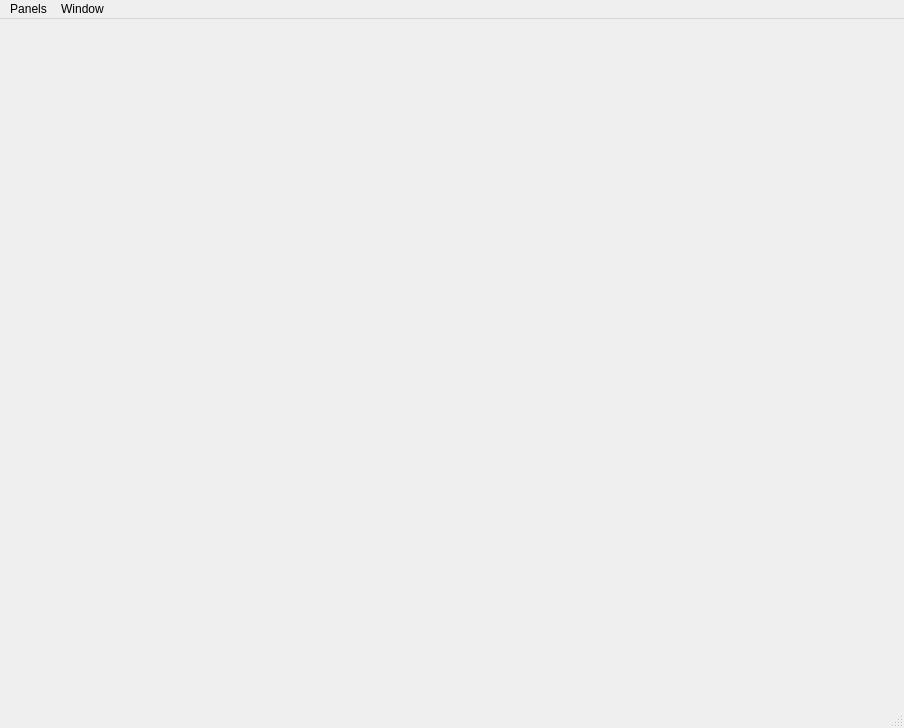
<?xml version="1.0" encoding="UTF-8"?>
<ui version="4.0">
 <class>MainWindow</class>
 <widget class="QMainWindow" name="MainWindow">
  <property name="geometry">
   <rect>
    <x>0</x>
    <y>0</y>
    <width>904</width>
    <height>728</height>
   </rect>
  </property>
  <property name="windowTitle">
   <string>Proto</string>
  </property>
  <property name="windowIcon">
   <iconset resource="resources.qrc">
    <normaloff>:/Icons/Icons/proto.svg</normaloff>:/Icons/Icons/proto.svg</iconset>
  </property>
  <property name="documentMode">
   <bool>false</bool>
  </property>
  <property name="dockNestingEnabled">
   <bool>true</bool>
  </property>
  <property name="dockOptions">
   <set>QMainWindow::AllowNestedDocks|QMainWindow::AllowTabbedDocks|QMainWindow::AnimatedDocks|QMainWindow::GroupedDragging</set>
  </property>
  <widget class="QWidget" name="centralwidget">
   <property name="sizeIncrement">
    <size>
     <width>1</width>
     <height>1</height>
    </size>
   </property>
   <layout class="QVBoxLayout" name="verticalLayout_4"/>
  </widget>
  <widget class="QStatusBar" name="statusbar"/>
  <widget class="QMenuBar" name="menuBar">
   <property name="geometry">
    <rect>
     <x>0</x>
     <y>0</y>
     <width>904</width>
     <height>21</height>
    </rect>
   </property>
   <widget class="QMenu" name="menuWindows">
    <property name="title">
     <string>Panels</string>
    </property>
   </widget>
   <widget class="QMenu" name="menuWindow">
    <property name="title">
     <string>Window</string>
    </property>
    <widget class="QMenu" name="menuIn_Foreground">
     <property name="title">
      <string>In Foreground</string>
     </property>
     <addaction name="ActionOnTopWhenConnected"/>
     <addaction name="ActionAlwaysOnTop"/>
     <addaction name="ActionNeverOnTop"/>
    </widget>
    <addaction name="menuIn_Foreground"/>
   </widget>
   <addaction name="menuWindows"/>
   <addaction name="menuWindow"/>
  </widget>
  <action name="ActionShowWindowLog">
   <property name="checkable">
    <bool>true</bool>
   </property>
   <property name="icon">
    <iconset resource="resources.qrc">
     <normaloff>:/Icons/Icons/proto.svg</normaloff>:/Icons/Icons/Log.svg</iconset>
   </property>
   <property name="text">
    <string>Log</string>
   </property>
  </action>
  <action name="ActionShowWindowMemory">
   <property name="checkable">
    <bool>true</bool>
   </property>
   <property name="icon">
    <iconset resource="resources.qrc">
     <normaloff>:/Icons/Icons/Memory.svg</normaloff>:/Icons/Icons/Memory.svg</iconset>
   </property>
   <property name="text">
    <string>Memory</string>
   </property>
  </action>
  <action name="ActionShowWindowInput">
   <property name="checkable">
    <bool>true</bool>
   </property>
   <property name="icon">
    <iconset resource="resources.qrc">
     <normaloff>:/Icons/Icons/InputActions.svg</normaloff>:/Icons/Icons/InputActions.svg</iconset>
   </property>
   <property name="text">
    <string>Input</string>
   </property>
  </action>
  <action name="ActionShowWindowCVar">
   <property name="checkable">
    <bool>true</bool>
   </property>
   <property name="icon">
    <iconset>
     <normaloff>:/GuiFoundation/Icons/CVar.svg</normaloff>:/GuiFoundation/Icons/CVar.svg</iconset>
   </property>
   <property name="text">
    <string>CVars</string>
   </property>
  </action>
  <action name="ActionShowWindowSubsystems">
   <property name="checkable">
    <bool>true</bool>
   </property>
   <property name="icon">
    <iconset resource="resources.qrc">
     <normaloff>:/Icons/Icons/Subsystem.svg</normaloff>:/Icons/Icons/Subsystem.svg</iconset>
   </property>
   <property name="text">
    <string>Subsystems</string>
   </property>
   <property name="toolTip">
    <string>Subsystems</string>
   </property>
  </action>
  <action name="ActionShowWindowFile">
   <property name="checkable">
    <bool>true</bool>
   </property>
   <property name="icon">
    <iconset resource="resources.qrc">
     <normaloff>:/Icons/Icons/File.svg</normaloff>:/Icons/Icons/File.svg</iconset>
   </property>
   <property name="text">
    <string>File Operations</string>
   </property>
  </action>
  <action name="ActionShowWindowPlugins">
   <property name="checkable">
    <bool>true</bool>
   </property>
   <property name="icon">
    <iconset resource="resources.qrc">
     <normaloff>:/Icons/Icons/Plugin.svg</normaloff>:/Icons/Icons/Plugin.svg</iconset>
   </property>
   <property name="text">
    <string>Plugins</string>
   </property>
  </action>
  <action name="ActionShowWindowGlobalEvents">
   <property name="checkable">
    <bool>true</bool>
   </property>
   <property name="icon">
    <iconset resource="resources.qrc">
     <normaloff>:/Icons/Icons/GlobalEvent.svg</normaloff>:/Icons/Icons/GlobalEvent.svg</iconset>
   </property>
   <property name="text">
    <string>Global Events</string>
   </property>
  </action>
  <action name="ActionShowWindowTime">
   <property name="checkable">
    <bool>true</bool>
   </property>
   <property name="icon">
    <iconset resource="resources.qrc">
     <normaloff>:/Icons/Icons/Time.svg</normaloff>:/Icons/Icons/Time.svg</iconset>
   </property>
   <property name="text">
    <string>Time</string>
   </property>
  </action>
  <action name="ActionOnTopWhenConnected">
   <property name="checkable">
    <bool>true</bool>
   </property>
   <property name="text">
    <string>When Connected</string>
   </property>
  </action>
  <action name="ActionAlwaysOnTop">
   <property name="checkable">
    <bool>true</bool>
   </property>
   <property name="text">
    <string>Always</string>
   </property>
  </action>
  <action name="ActionNeverOnTop">
   <property name="checkable">
    <bool>true</bool>
   </property>
   <property name="text">
    <string>Never</string>
   </property>
  </action>
  <action name="ActionShowWindowReflection">
   <property name="checkable">
    <bool>true</bool>
   </property>
   <property name="icon">
    <iconset resource="resources.qrc">
     <normaloff>:/Icons/Icons/Type.svg</normaloff>:/Icons/Icons/Type.svg</iconset>
   </property>
   <property name="text">
    <string>Reflection</string>
   </property>
   <property name="toolTip">
    <string>Reflection</string>
   </property>
  </action>
  <action name="ActionShowWindowData">
   <property name="checkable">
    <bool>true</bool>
   </property>
   <property name="text">
    <string>Data</string>
   </property>
  </action>
  <action name="ActionShowWindowResource">
   <property name="checkable">
    <bool>true</bool>
   </property>
   <property name="icon">
    <iconset resource="resources.qrc">
     <normaloff>:/Icons/Icons/Resources.svg</normaloff>:/Icons/Icons/Resources.svg</iconset>
   </property>
   <property name="text">
    <string>Resources</string>
   </property>
  </action>
 </widget>
 <resources>
  <include location="resources.qrc"/>
  <include location="../Libs/GuiFoundation/QtResources/resources.qrc"/>
 </resources>
 <connections/>
</ui>
